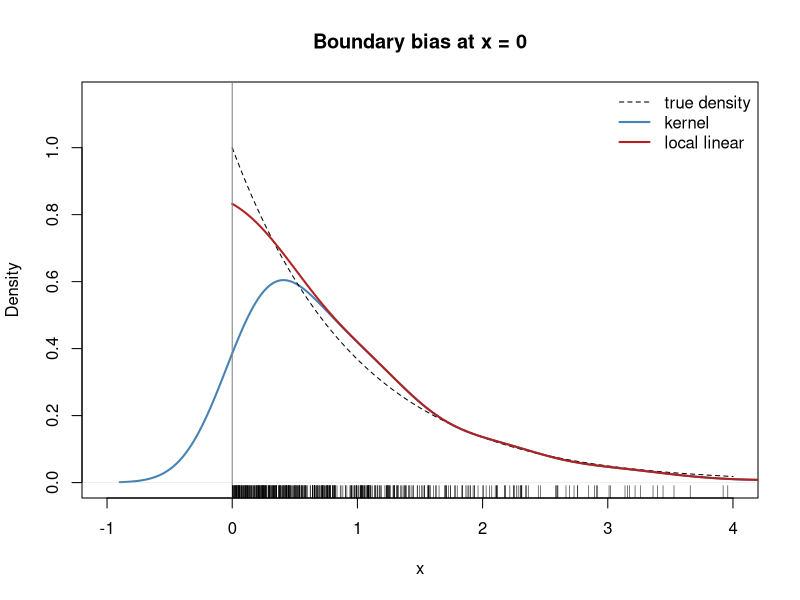

Reproduce this figure in R.
# Boundary bias at a hard boundary: kernel and local linear density estimates for Exp(1) data.
library(KernSmooth)
set.seed(0)
x <- rexp(500)
h <- 0.3
plot(density(x, bw = h), xlim = c(-1, 4), ylim = c(0, 1.15), col = "steelblue", lwd = 2,
     main = "Boundary bias at x = 0", xlab = "x")
curve(dexp(x), from = 0, to = 4, add = TRUE, lty = 2)
ll <- locpoly(x, bandwidth = h, degree = 1, range.x = c(0, max(x)), gridsize = 401)
lines(ll$x, ll$y, col = "firebrick", lwd = 2)
abline(v = 0, col = "gray50")
rug(x)
legend("topright", c("true density", "kernel", "local linear"), lty = c(2, 1, 1),
       col = c("black", "steelblue", "firebrick"), lwd = c(1, 2, 2), bty = "n")
